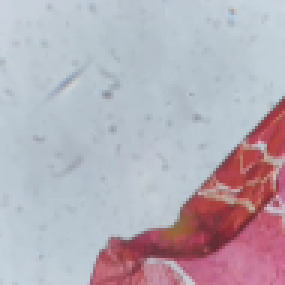
#> input picture images/a1.png, 95 x 95 px, found by its file name (shown 3 times larger); its folder holds 3 pictures in this run
$ python SIFTandAssumption.py
#> lines starting #> are read from the running program, lines starting #| are printed output that depends on the picture
import cv2
import numpy as np
import os

def load_images_from_folder(folder):
    images = []
    for filename in sorted(os.listdir(folder)):
        img = cv2.imread(os.path.join(folder, filename))
        if img is not None:
            images.append(img)
    return images

def match_descriptors(desc1, desc2):
    bf = cv2.BFMatcher(cv2.NORM_L2, crossCheck=True)
    matches = bf.match(desc1, desc2)
    matches = sorted(matches, key=lambda x: x.distance)
    return matches

def compute_translation(matches, kp1, kp2):
    src_pts = np.float32([kp1[m.queryIdx].pt for m in matches]).reshape(-1, 2)
    dst_pts = np.float32([kp2[m.trainIdx].pt for m in matches]).reshape(-1, 2)
    translation = np.mean(src_pts - dst_pts, axis=0)
    return translation

def combine_images(images, translations):
    height, width, _ = images[0].shape
    total_translation = np.cumsum(translations, axis=0)
    max_translation = np.max(np.vstack((total_translation, [[0, 0]])), axis=0).astype(int)
    min_translation = np.min(np.vstack((total_translation, [[0, 0]])), axis=0).astype(int)

    canvas_width = width + (max_translation[0] - min_translation[0])
    canvas_height = height + (max_translation[1] - min_translation[1])

    canvas = np.zeros((canvas_height, canvas_width, 3), dtype=np.uint8)

    x_offset, y_offset = -min_translation
    canvas[y_offset:y_offset + height, x_offset:x_offset + width] = images[0]

    current_x, current_y = x_offset, y_offset

    for i in range(1, len(images)):
        current_x += translations[i - 1][0]
        current_y += translations[i - 1][1]
        x_offset_int = int(current_x)
        y_offset_int = int(current_y)

        # Calculate where to place the current image
        new_height, new_width = images[i].shape[:2]
        y1, y2 = max(0, y_offset_int), min(y_offset_int + new_height, canvas_height)
        x1, x2 = max(0, x_offset_int), min(x_offset_int + new_width, canvas_width)

        canvas[y1:y2, x1:x2] = images[i][y1 - y_offset_int:y2 - y_offset_int, x1 - x_offset_int:x2 - x_offset_int]
        cv2.imshow(f"Stitched Progress {i}", canvas)
        cv2.waitKey(0)  # Wait for a key press to view each step

    return canvas

def main():
    folder = "images"
    images = load_images_from_folder(folder)
#> in load_images_from_folder, img is the input picture: shape (95, 95, 3); mean B, G, R 183.5, 173.3, 182.2
#> images = 3 items
    if len(images) == 0:
        print("No images to stitch!")
        return

    sift = cv2.SIFT_create()

    keypoints_and_descriptors = []
    for img in images:
        keypoints, descriptors = sift.detectAndCompute(img, None)
        keypoints_and_descriptors.append((keypoints, descriptors))
#> this loop made 3 passes
#> after the loop, keypoints_and_descriptors = 3 items

    matches_list = []
    for i in range(len(images) - 1):
        matches = match_descriptors(keypoints_and_descriptors[i][1], keypoints_and_descriptors[i + 1][1])
        matches_list.append(matches)
#> this loop made 2 passes
#> matches on passes 1 to 2: 14 matches, 14 matches
#> after the loop, matches_list = 2 matches

    translations = []
    for i in range(len(matches_list)):
        translation = compute_translation(matches_list[i], keypoints_and_descriptors[i][0], keypoints_and_descriptors[i + 1][0])
        translations.append(translation)
#> this loop made 2 passes
#> translation on passes 1 to 2: [-0.326, 51.62], [-6.47, 16.68]
#> after the loop, translations = [[-0.326, 51.62], [-6.47, 16.68]]

    result = combine_images(images, translations)
#> in combine_images, `total_translation = np.cumsum(translations, axis=0)`: total_translation = [[-0.326, 51.62], [-6.8, 68.3]]
#> in combine_images, `max_translation = np.max(np.vstack((total_translation, [[0, 0]])), axi..`: max_translation = [0, 68]
#> in combine_images, `min_translation = np.min(np.vstack((total_translation, [[0, 0]])), axi..`: min_translation = [-6, 0]
#> in combine_images, `canvas_width = width + (max_translation[0] - min_translation[0])`: canvas_width = 101
#> in combine_images, `canvas_height = height + (max_translation[1] - min_translation[1])`: canvas_height = 163
#> in combine_images, `x_offset, y_offset = -min_translation`: x_offset = 6; y_offset = 0
#> in combine_images, `canvas[y_offset:y_offset + height, x_offset:x_offset + width] = images..`:
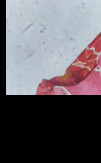
#> canvas: shape (163, 101, 3); mean of channels 0, 1, 2 100.6, 95, 99.9; drawn as B, G, R
#> in combine_images, `current_x, current_y = x_offset, y_offset`: current_x = 6; current_y = 0
#> the loop in combine_images, `for i in range(1, len(images)):` made 2 passes
#> (current_x, current_y, x_offset_int, y_offset_int, new_height, new_width, y1, y2) on passes 1 to 2: (5.67, 51.62, 5, 51, 95, 95, 51, 146), (-0.798, 68.3, 0, 68, 95, 95, 68, 163)
#> pass 1, in combine_images, `cv2.imshow(f"Stitched Progress {i}", canvas)`:
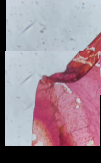
#> window 'Stitched Progress 1': shape (163, 101, 3); mean B, G, R 146.2, 134.2, 155.9
#> pass 2, in combine_images, `cv2.imshow(f"Stitched Progress {i}", canvas)`:
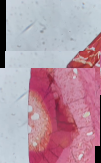
#> window 'Stitched Progress 2': shape (163, 101, 3); mean B, G, R 164.3, 149.5, 181.4
#> after the loop in combine_images, `for i in range(1, len(images)):`: current_x = -0.798; current_y = 68.3

    cv2.imwrite("stitched_image.jpg", result)
    cv2.imshow("Stitched Image", result)
    cv2.waitKey(0)
    cv2.destroyAllWindows()

if __name__ == "__main__":
    main()
